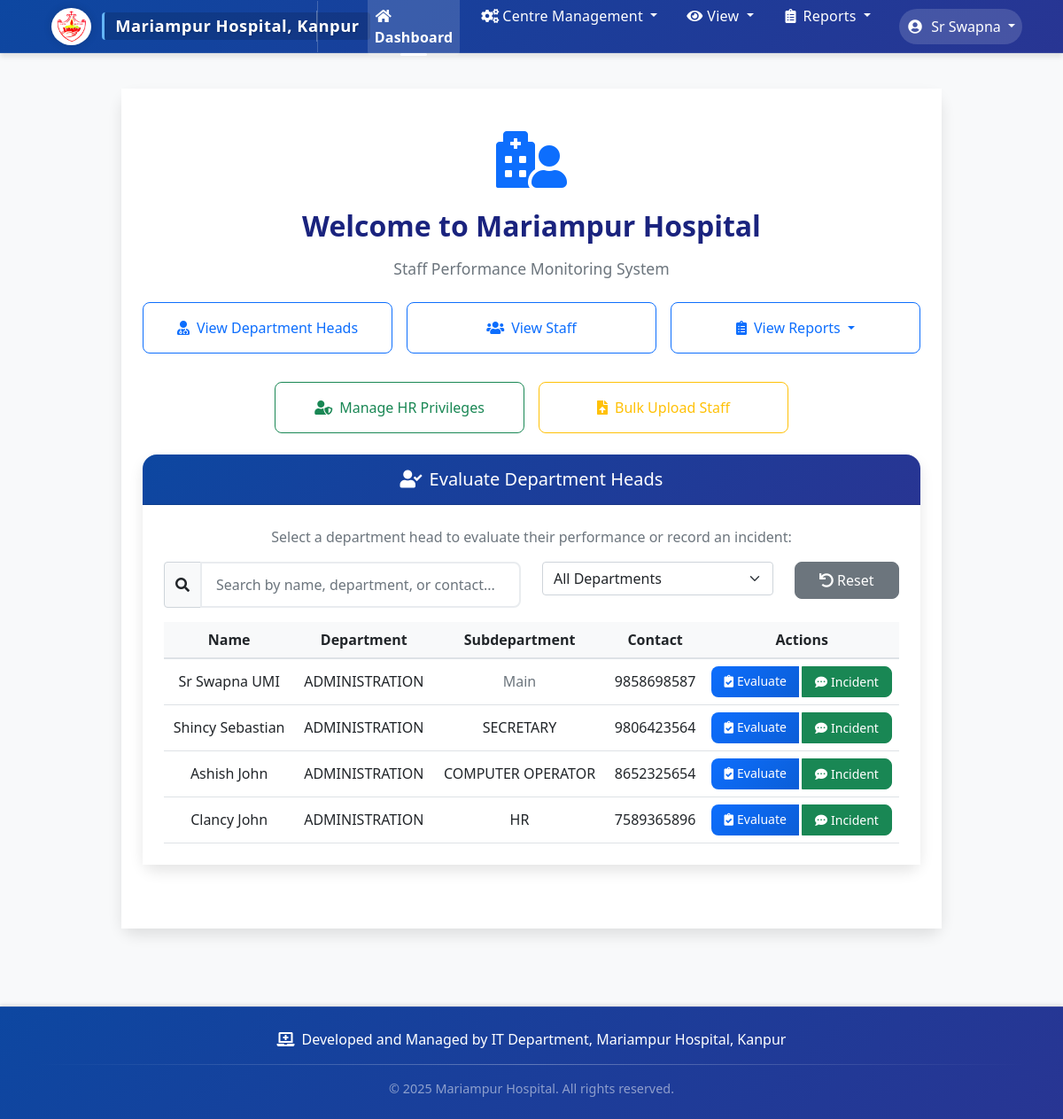
The app's page / (signed in) with its own data.
### staff_monitor/models.py (models this page shows, shortened)
class DepartmentHead(models.Model):
    user = models.OneToOneField(User, on_delete=models.CASCADE)
    department = models.ForeignKey(Department, on_delete=models.PROTECT)
    subdepartment = models.ForeignKey(SubDepartment, on_delete=models.PROTECT, null=True, blank=True)
    designation = models.CharField(max_length=100, default="Department Head")
    contact_number = models.CharField(max_length=15)
    joining_date = models.DateField(null=True, blank=True)
    appointment_date = models.DateField(null=True, blank=True)
    managed_staff = models.ManyToManyField('Staff', related_name='supervisors', blank=True)
    is_hr_head = models.BooleanField(default=False)

class Department(models.Model):
    name = models.CharField(max_length=100, unique=True)
    created_at = models.DateTimeField(auto_now_add=True)
    class Meta:
        ordering = ['name']

class SubDepartment(models.Model):
    name = models.CharField(max_length=100)
    department = models.ForeignKey(Department, related_name='subdepartments', on_delete=models.CASCADE)
    created_at = models.DateTimeField(auto_now_add=True)
    class Meta:
        ordering = ['name']
        unique_together = ['name', 'department']  # Prevent duplicate subdepartment names within a department

### staff_monitor/views.py (the view, shortened to what this page needs)
# urls.py: path('', views.dashboard, name='dashboard'),
@login_required
def dashboard(request):
    if request.user.is_staff:
        staff_list = Staff.objects.all()
        superintendents = DepartmentHead.objects.all()
        departments = Department.objects.all()
        for superintendent in superintendents:
            superintendent.staff_count = Staff.objects.filter(department=superintendent.department).count()
        return render(request, 'staff_monitor/dashboard.html', {
            'staff_list': staff_list,
            'superintendents': superintendents,
            'departments': departments,
            'is_admin': True  # Flag to indicate admin role
        })

### staff_monitor/templates/staff_monitor/dashboard.html (shortened to what this page needs)
{% extends 'staff_monitor/base.html' %}
{% block content %}
<div class="row justify-content-center">
    <div class="col-md-10">
        <div class="card">
            <div class="card-body text-center py-5">
                <div class="welcome-icon mb-4">
                    <i class="fas fa-hospital-user fa-4x text-primary"></i>
                </div>
                <h2 class="welcome-title mb-3">Welcome to Mariampur Hospital</h2>
                <p class="welcome-message mb-4">
                    Staff Performance Monitoring System
                </p>
                {% if is_admin %}
                <div class="quick-links">
                    <div class="row g-3 justify-content-center">
                        <div class="col-md-4">
                            <a href="{% url 'superintendent_list' %}" class="btn btn-outline-primary w-100">
                                <i class="fas fa-user-md me-2"></i>View Department Heads
                            </a>
                        </div>
                        <div class="col-md-4">
                            <a href="{% url 'staff_list' %}" class="btn btn-outline-primary w-100">
                                <i class="fas fa-users me-2"></i>View Staff
                            </a>
                        </div>
                        <div class="col-md-4">
                            <div class="dropdown">
                                <button class="btn btn-outline-primary w-100 dropdown-toggle" type="button" id="reportsDropdownBtn" data-bs-toggle="dropdown" aria-expanded="false">
                                    <i class="fas fa-clipboard-list me-2"></i>View Reports
                                </button>
                            </div>
                        </div>
                    </div>
                    <div class="row g-3 justify-content-center mt-3">
                        <div class="col-md-4">
                            <a href="{% url 'hr_privileges_list' %}" class="btn btn-outline-success w-100">
                                <i class="fas fa-user-shield me-2"></i>Manage HR Privileges
                            </a>
                        </div>
                        <div class="col-md-4">
                            <a href="{% url 'bulk_upload_staff' %}" class="btn btn-outline-warning w-100">
                                <i class="fas fa-file-upload me-2"></i>Bulk Upload Staff
                            </a>
                        </div>
                    </div>
                </div>
                <div class="card mt-4">
                    <div class="card-header bg-primary text-white">
                        <h5 class="mb-0">
                            <i class="fas fa-user-check me-2"></i>Evaluate Department Heads
                        </h5>
                    </div>
                    <div class="card-body">
                        <p class="text-muted mb-3">Select a department head to evaluate their performance or record an incident:</p>
                        <div class="row mb-3">
                            <div class="col-md-6">
                                <div class="input-group">
                                    <span class="input-group-text bg-light">
                                        <i class="fas fa-search"></i>
                                    </span>
                                    <input type="text" id="deptHeadSearch" class="form-control" placeholder="Search by name, department, or contact...">
                                </div>
                            </div>
                            <div class="col-md-4">
                                <select id="departmentFilter" class="form-select">
                                    <option value="">All Departments</option>
                                </select>
                            </div>
                            <div class="col-md-2">
                                <button id="resetDeptHeadFilters" class="btn btn-secondary w-100">
                                    <i class="fas fa-undo me-1"></i>Reset
                                </button>
                            </div>
                        </div>
                        <div class="table-responsive">
                            <table class="table table-hover" id="deptHeadTable">
                                <thead class="table-light">
                                    <tr>
                                        <th>Name</th>
                                        <th>Department</th>
                                        <th>Subdepartment</th>
                                        <th>Contact</th>
                                        <th>Actions</th>
                                    </tr>
                                </thead>
                                <tbody>
                                    {% for head in superintendents %}
                                    <tr class="dept-head-row">
                                        <td>{{ head.user.get_full_name }}</td>
                                        <td>{{ head.department.name }}</td>
                                        <td>
                                            {% if head.subdepartment %}
                                            {{ head.subdepartment.name }}
                                            {% else %}
                                            <span class="text-muted">Main</span>
                                            {% endif %}
                                        </td>
                                        <td>{{ head.contact_number }}</td>
                                        <td>
                                            <div class="btn-group">
                                                <a href="{% url 'performance_form_department_head' head.id %}" class="btn btn-primary btn-sm">
                                                    <i class="fas fa-clipboard-check me-1"></i>Evaluate
                                                </a>
                                                <a href="{% url 'feedback_form_department_head' head.id %}" class="btn btn-success btn-sm">
                                                    <i class="fas fa-comment-dots me-1"></i>Incident
                                                </a>
                                            </div>
                                        </td>
                                    </tr>
                                    {% empty %}
                                    <tr>
                                        <td colspan="5" class="text-center py-4">
                                            <i class="fas fa-user-md text-muted me-2"></i>No department heads found
                                        </td>
                                    </tr>
                                    {% endfor %}
                                </tbody>
                            </table>
                        </div>
                    </div>
                </div>
                {% else %}
                <div class="alert alert-warning">
                    <i class="fas fa-exclamation-triangle me-2"></i>
                    You don't have any assigned staff to manage. Please contact the administrator.
                </div>
                {% endif %}
            </div>
        </div>
    </div>
</div>
{% endblock %}

### staff_monitor/templates/staff_monitor/base.html (shortened to what this page needs)
{% load static %}
<!DOCTYPE html>
<html lang="en">
<head>
    <link href="https://cdn.jsdelivr.net/npm/bootstrap@5.1.3/dist/css/bootstrap.min.css" rel="stylesheet">
    <link href="https://cdnjs.cloudflare.com/ajax/libs/font-awesome/5.15.4/css/all.min.css" rel="stylesheet">
    <link href="https://cdn.jsdelivr.net/npm/sweetalert2@11.7.32/dist/sweetalert2.min.css" rel="stylesheet">
</head>
<body>
    <nav class="navbar navbar-expand-lg navbar-dark">
        <div class="container">
            <a class="navbar-brand" href="{% url 'dashboard' %}">
                <img src="{% static 'images/hospital-logo.png' %}" alt="Hospital Logo">
                <div class="hospital-name">Mariampur Hospital, Kanpur</div>
            </a>
            {% if request.path != '/login/' %}
            {% if user.is_authenticated %}
            <div class="collapse navbar-collapse" id="navbarNav">
                <ul class="navbar-nav me-auto">
                    <li class="nav-item">
                        <a class="nav-link nav-btn" href="{% url 'dashboard' %}">
                            <i class="fas fa-home me-1"></i>Dashboard
                        </a>
                    </li>
                {% if user.is_staff %}
                    <li class="nav-item dropdown">
                        <a class="nav-link dropdown-toggle nav-btn" href="#" id="centerManagementDropdown" role="button" data-bs-toggle="dropdown" aria-expanded="false">
                            <i class="fas fa-cogs me-1"></i>Centre Management
                        </a>
                    </li>
                    <li class="nav-item dropdown">
                        <a class="nav-link dropdown-toggle nav-btn" href="#" id="viewDropdown" role="button" data-bs-toggle="dropdown" aria-expanded="false">
                            <i class="fas fa-eye me-1"></i>View
                        </a>
                    </li>
                    <li class="nav-item dropdown">
                        <a class="nav-link dropdown-toggle nav-btn" href="#" id="reportsDropdown" role="button" data-bs-toggle="dropdown" aria-expanded="false">
                            <i class="fas fa-clipboard-list me-1"></i>Reports
                        </a>
                    </li>
                {% endif %}
                </ul>
                <ul class="navbar-nav ms-auto">
                    <li class="nav-item dropdown">
                        <a class="nav-link dropdown-toggle user-dropdown-btn" href="#" id="userDropdown" role="button" data-bs-toggle="dropdown" aria-expanded="false">
                            <i class="fas fa-user-circle me-1"></i>
                            {{ user.get_full_name|default:user.username }}
                        </a>
                    </li>
                </ul>
            </div>
            {% endif %}
            {% endif %}
        </div>
    </nav>
    <div class="content-wrapper">
    <div class="container mt-4">
        {% block content %}
        {% endblock %}
    </div>
    </div>
    <footer class="footer">
        <div class="container">
            <div class="footer-content">
                <i class="fas fa-laptop-medical"></i>
                <span>Developed and Managed by IT Department, Mariampur Hospital, Kanpur</span>
            </div>
            <div class="footer-divider"></div>
            <div class="text-center text-white-50" style="font-size: 0.9rem;">
                <span>&copy; {% now "Y" %} Mariampur Hospital. All rights reserved.</span>
            </div>
        </div>
    </footer>
</body>
</html>

### records on screen
DepartmentHead: user.get_full_name "Sr Swapna UMI", department.name "ADMINISTRATION", shows "Main", contact_number "9858698587"
DepartmentHead: user.get_full_name "Shincy Sebastian", department.name "ADMINISTRATION", subdepartment.name "SECRETARY", contact_number "9806423564"
DepartmentHead: user.get_full_name "Ashish John", department.name "ADMINISTRATION", subdepartment.name "COMPUTER OPERATOR", contact_number "8652325654"
DepartmentHead: user.get_full_name "Clancy John", department.name "ADMINISTRATION", subdepartment.name "HR", contact_number "7589365896"

### other values on screen
{{ user.get_full_name|default:user.username }} "Sr Swapna"
